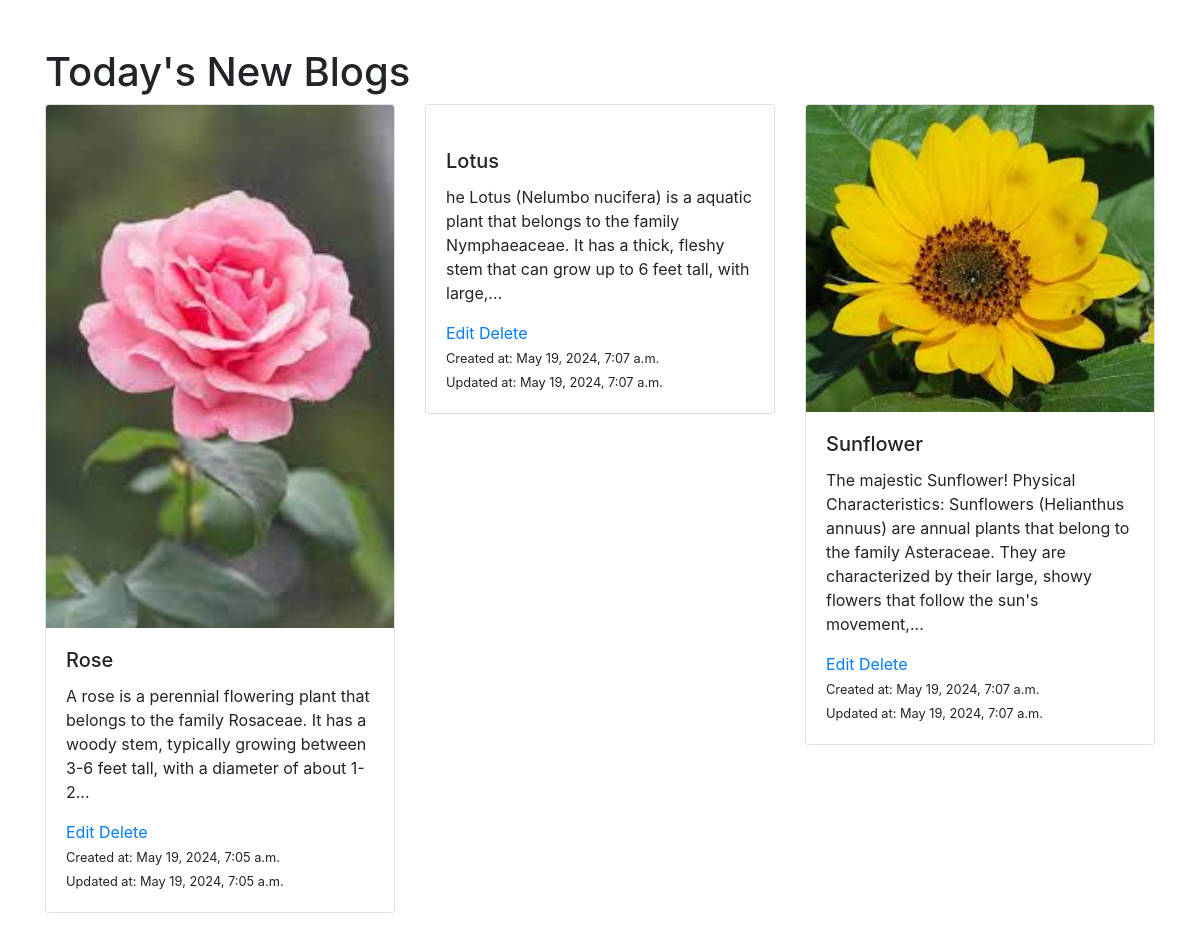
The page //home on the database as committed earlier.
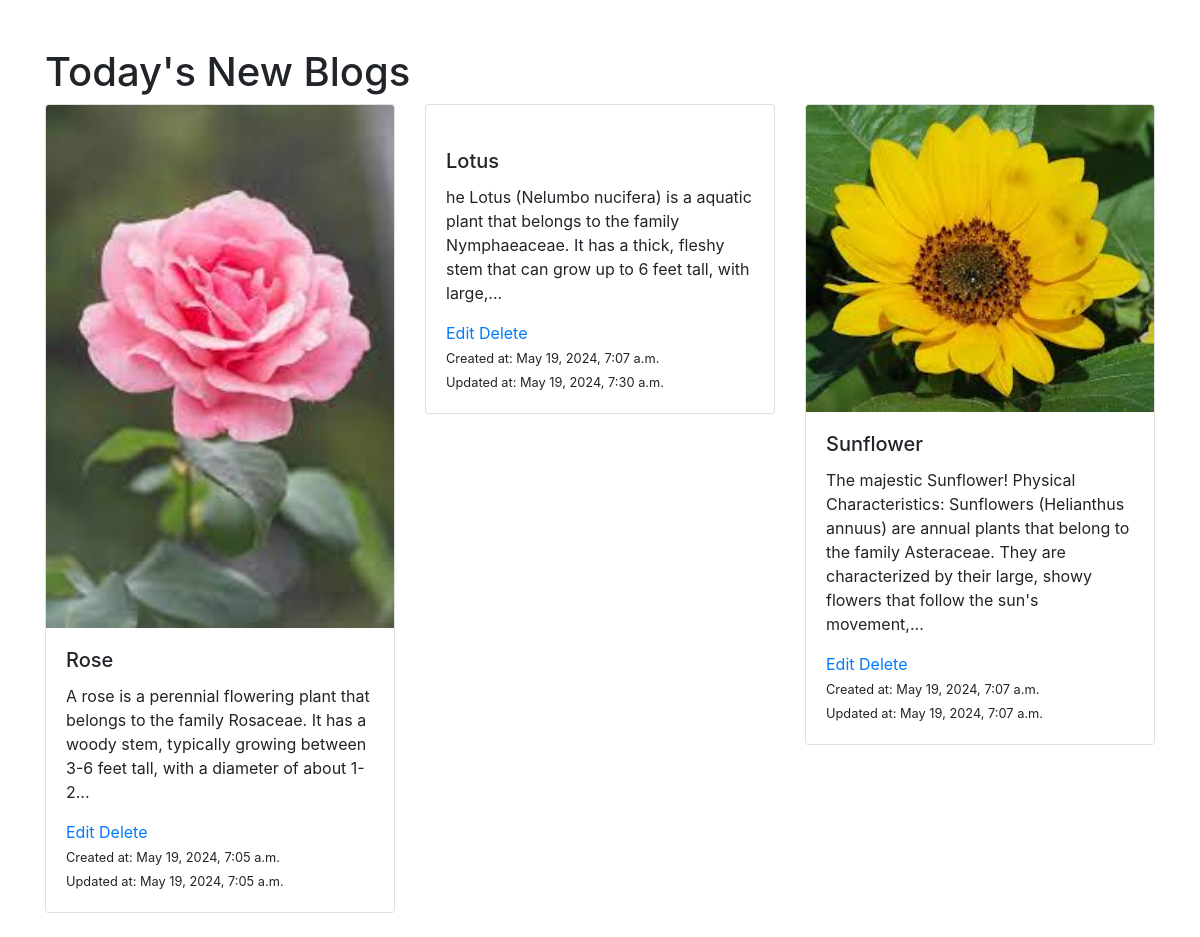
The same page on the database as committed later.
### gallery/models.py (models this page shows, shortened)
class Product(models.Model):
    name = models.CharField(max_length=255)
    description = models.TextField()
    image = models.ImageField(upload_to='products/')
    created_at = models.DateTimeField(auto_now_add=True)
    updated_at = models.DateTimeField(auto_now=True)
    def short_description(self):
        words = self.description.split()
        if len(words) > 50:
            return ' '.join(words[:30]) + '...'
        else:
            return self.description

### gallery/views.py (called while the page is built)
def product_list(request):
    products = Product.objects.all()
    return render(request, 'index.html', {'products': products})

### gallery/templates/index.html (shortened to what this page needs)
<!DOCTYPE html>
<html lang="en">
<head>
    <link rel="stylesheet" href="https://maxcdn.bootstrapcdn.com/bootstrap/4.5.2/css/bootstrap.min.css">
</head>
<body>
    <div class="container mt-5">
        <h1>Today's New Blogs</h1>
        <div class="row">
            {% for product in products %}
                <div class="col-md-4 mb-4">
                    <div class="card">
                        <a href="{% url 'product_detail' product.pk %}">
                            <img src="{{ product.image.url }}" alt="{{ product.created_name }}" class="card-img-top">
                        </a>
                        <div class="card-body">
                            <h5 class="card-title">{{ product.name }}</h5>
                            <p class="card-text">{{ product.short_description }}</p>
                            <a href="{% url 'edit_product' product.pk %}">Edit</a>
                            <a href="{% url 'delete_product' product.pk %}">Delete</a> <br>
                            <small class="card-text">Created at: {{ product.created_at }}</small> <br>
                            <small class="card-text">Updated at: {{ product.updated_at }}</small>
                        </div>
                    </div>
                </div>
            {% endfor %}
        </div>
    </div>
</body>
</html>

Rows that differ between the two databases and show on the page:
changed Product "Lotus": updated_at "May 19, 2024, 7:07 a.m." → "May 19, 2024, 7:30 a.m."
